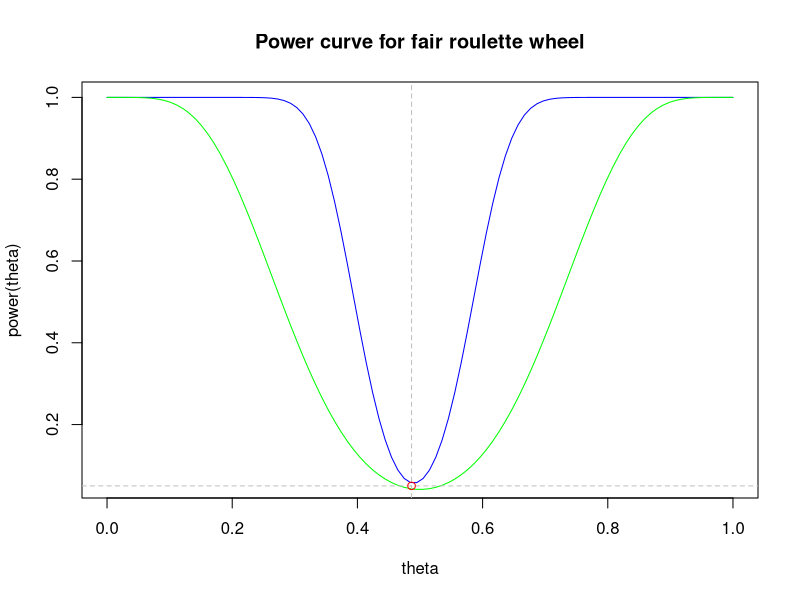
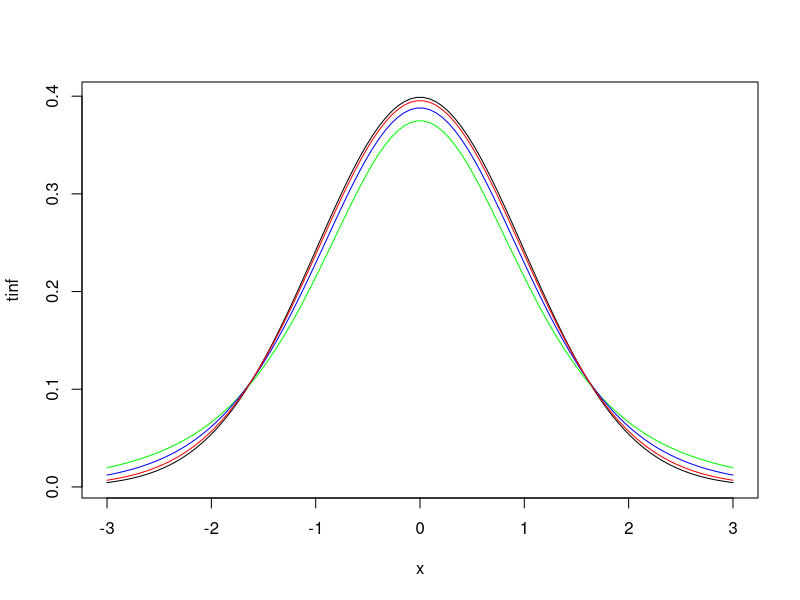

These charts were generated, in order, by the following R code:
## ---- chunk 1
cat("2.5 percentile of binomial(100,18/37) =",
    qbinom(0.025,100,18/37),
    "\n")
cat("97.5 percentile of binomial(100,18/37) =",
    qbinom(0.975,100,18/37),
    "\n")
## ---- chunk 2
theta <- seq(0,1,length.out=100)
power100 <- pbinom(qbinom(0.025,100,18/37),100,theta) +
  (1 - pbinom(qbinom(0.975,100,18/37),100,theta))
power10 <- pbinom(qbinom(0.025,20,18/37),20,theta) +
  (1 - pbinom(qbinom(0.975,20,18/37),20,theta))
plot(theta,power100,
    type="l",
    xlab="theta",
    ylab = "power(theta)",
    main = "Power curve for fair roulette wheel",
    col = "blue")
lines(theta,power10,col="green")
abline(v=18/37,lty=2,col="gray")
abline(h=0.05,lty=2,col="gray")
points(x=18/37,y=0.05,col="red")
## ---- chunk 3
x <- seq(-3,3,length.out = 100)
t5 <- dt(x,df=4)
t10 <- dt(x,df=9)
t30 <- dt(x,df=29)
tinf <- dnorm(x)
plot(x,tinf, type="l",col="black")
lines(x,t5,col="green")
lines(x,t10,col="blue")
lines(x,t30,col="red")
## ---- chunk 4
  cat("cL = 2.5 percentile of T_4 = ",
      qt(0.025,df=4),
      "\n")
  cat("cH = 97.5 percentile of T_4 = ",
      qt(0.975,df=4),
      "\n")
## ---- chunk 5
  cat("cL = 2.5 percentile of T_29 = ",
      qt(0.025,df=29),
      "\n")
  cat("cH = 97.5 percentile of T_29 = ",
      qt(0.975,df=29),
      "\n")
## ---- chunk 6
  cat("cL = 2.5 percentile of T_999 = ",
      qt(0.025,df=999),
      "\n")
  cat("cH = 97.5 percentile of T_999 = ",
      qt(0.975,df=999),
      "\n")
  cat("cL = 2.5 percentile of N(0,1) = ",
      qnorm(0.025),
      "\n")
  cat("cH = 97.5 percentile of N(0,1) = ",
      qnorm(0.975),
      "\n")
## ---- chunk 7
  theta <- seq(0,1,length.out=100)
  pval <- 2*pmin(pbinom(40,100,theta),
                   (1 - pbinom(40,100,theta)))
  # plot(theta,pval)
  cat("95 % CI for nf=40: ",
      range(theta[pval > 0.05]),
      "\n")
